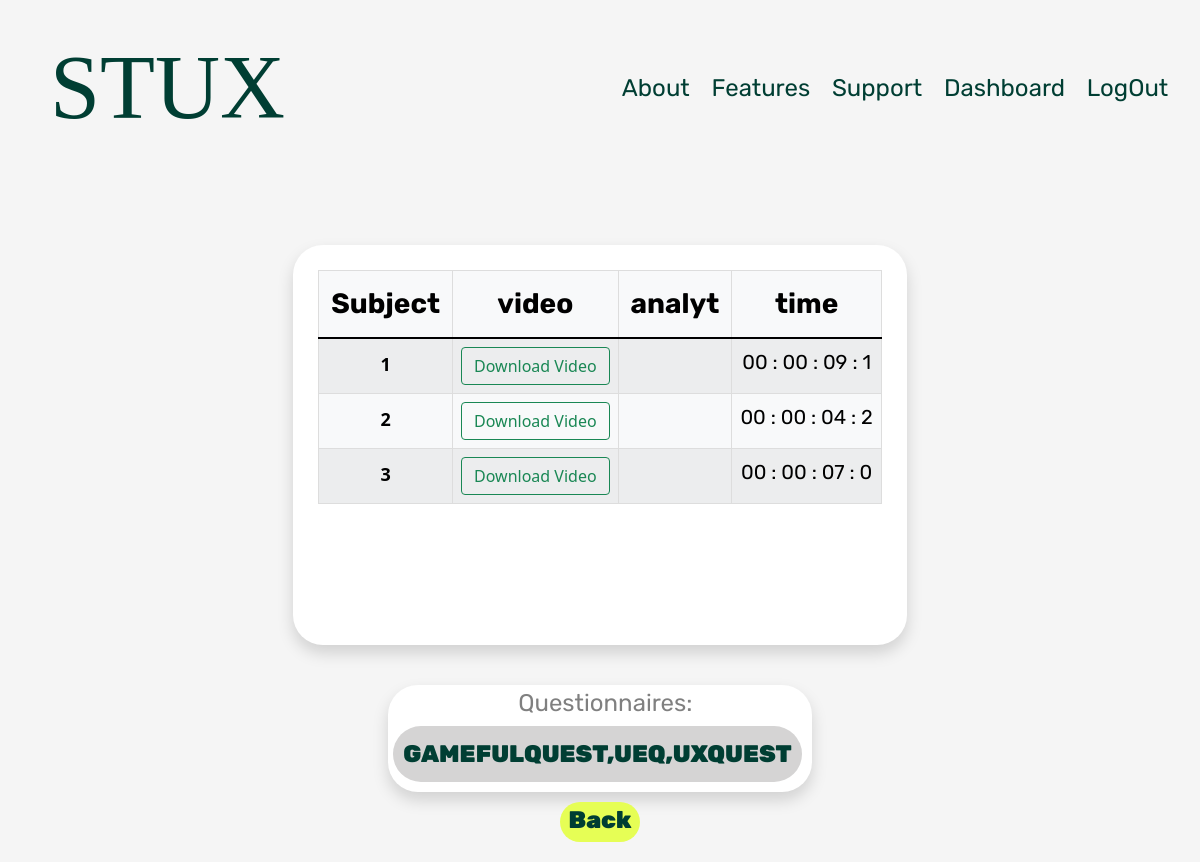
Screenshot of /dashboard/experiment/20 (signed in) with the database file from the repository.
### app/models.py (models this page shows, shortened)
class UserData(db.Model):
    __tablename__ = 'user_data'
    id = db.Column(db.Integer, primary_key=True)
    users_table_id = db.Column(db.Integer, db.ForeignKey('datatable.id_table'))
    video_file = db.Column(db.String(50))
    picture_file = db.Column(db.LargeBinary)
    analytics = db.relationship("Gamedata", backref="gameanalytics")
    analyt_file = db.Column(db.String(100))
    cardio_file = db.Column(db.Float(4))
    quest_file = db.Column(db.String(200))
    timer = db.Column(db.String(80))
    check = db.Column(db.Integer)

### app/main/view.py (the view)
@main.route('/dashboard/experiment/<int:row>', methods=['POST','GET'])
@login_required
def dashboard_experiment(row):
    current_u_id = current_user.id
    my_exp_table = UserTable.query.get_or_404(row)
    my_exp_game = Gamedata.query.order_by(Gamedata.id)
    howMany = []
    numb = my_exp_table.number
    tools = my_exp_table.tools.split(',')
    for i in range(numb):
        howMany.append(i+1)
    timer = []
    quest = []
    part_id = []
    analytics = []
    for elem in my_exp_table.data:
        if elem.timer:
            timer.append(elem.timer)
        if elem.quest_file:
            quest.append(elem.quest_file)
        if elem.check:
            part_id.append(elem.check)
    for game in my_exp_game:
        if game.game_data_id == row:
           analytics.append(game)
    return render_template('dashboardexp.html', my_exp_table=my_exp_table,
                                                howMany=howMany,
                                                tools=tools,
                                                current_u_id=current_u_id,
                                                row=row, timer = timer, quest = quest, part_id=part_id,
                                                analytics=analytics)

### app/models.py (called while the page is built)
@login_manager.user_loader
def load_user(user_id):
    return User.query.get(int(user_id))

### app/templates/dashboardexp.html (shortened to what this page needs)
<!doctype html>
<html lang="en">
    <head>
    <link href="/static/css/bootstrap.min.css" rel="stylesheet">
    <link rel="stylesheet" href="https://cdn.jsdelivr.net/npm/bootstrap-icons@1.3.0/font/bootstrap-icons.css">
    <link href="//db.onlinewebfonts.com/c/3e7890fe20c81906d11ea20e5a89e27f?family=Clean+Ape" rel="stylesheet" type="text/css"/>
    <link rel="stylesheet" href="{{url_for('static', filename='styles.css')}}">
    </head>
    <body class="d-flex flex-column text-center">
        <div class="d-flex justify-content-between align-items-center">
            <a href="{{ url_for('main.profile') }}" class="Style1">STUX</a>
            <div class="d-flex justify-content-evenly align-items-center" style="width: 50%;">
                <a href="{{ url_for('main.about') }}" class="pe-auto Style3">About</a>
                <a href="{{ url_for('main.features') }}" class="pe-auto Style3">Features</a>
                <a href="{{ url_for('main.support') }}" class="pe-auto Style3">Support</a>
                <a href="{{ url_for('main.dashboard') }}" class="pe-auto Style3">Dashboard</a>
                <a href="{{ url_for('main.logout') }}" class="pe-auto Style3">LogOut</a>
            </div>
        </div>
        <div class="container-fluid w-100 h-100 d-flex justify-content-evenly">
            <div class="d-flex flex-column justify-content-center align-items-center" style="width: auto; margin-top: 80px;">
                <div class="d-flex flex-column justify-content-start border3 shadow" style ="height: 400px; overflow-y: scroll;">
                    <table id="DataTabExp" class="table table-hover table-bordered table-striped table-light" style="width: fit-content; margin: 25px;">
                        <thead>
                                <tr class="Style4">
                                    <th id="subjectCol" scope="col">Subject</th>
                                    {% for tool in tools%}
                                        {% if tools != [''] %}
                                            <th style="text-align: center;" scope="col">{{tool}}</th>
                                        {% endif %}
                                    {% endfor %}
                                </tr>
                        </thead>
                        <tbody>
                            {% for number in howMany %}
                                {% if my_exp_table.users_id == current_u_id %}
                                    <tr>
                                        {% if part_id != [] %}
                                            <th scope="row"><span style="font-size: 24;">{{ part_id[number-1] }}</span></th>
                                        {% else %}
                                            <th scope="row">{{ number }}</th>
                                        {% endif %}
                                        {% for tool in tools%}
                                            {% if tool == "time" and timer != []%}
                                                <td> <span class="Style10">{{ timer[number-1] }}</span></td>
                                            {% endif %}
                                            {% if tool == "video" %}
                                                <td> <a id="download-vid{{part_id[number-1]}}" href="/static/videos/{{row}}video{{part_id[number-1]}}user{{current_u_id}}.mp4" type="button" class="btn btn-outline-success" download>Download Video</a></td>
                                            {% endif %}
                                            {% if tool == "analyt" %}
                                                <td> </td>
                                            {% endif %}
                                        {% endfor %}
                                    </tr>
                                {% endif %}
                            {% endfor %}
                        </tbody>
                    </table>
                </div>
                <div class="d-flex flex-column justify-content-center align-items-center">
                    {% if my_exp_table.data.quest_file != None %}
                        <div class="d-flex flex-column justify-content-center align-items-center border3 shadow" style ="width: 100%; height: fit-content; margin-top: 40px;">
                            <div class="d-flex align-items-center justify-content-center" style="width: 100%; padding-left: 8pt;">
                                <span class="Style11"> Questionnaires:</span>
                            </div>
                            <div class="d-flex justify-content-center align-items-center border3" style ="width: fit-content; height: fit-content; background-color: rgb(213, 212, 212); margin: 5px 10px 10px 5px;">
                                <span class="Style9" style="margin: 10px;">{{ quest[0] }}</span>
                            </div>
                        </div>
                    {% endif %}
                    <a class="dashbbtn rounded-pill" type="button" href="javascript:window.history.back();">Back</a>
                </div>
            </div>
        </div>
    </body>
</html>

### app/static/styles.css (style rules this page uses)
body { height: 100%; width: 100%; }
body { padding-top: 10px; padding-bottom: 10px; padding-right: 10px; padding-left: 10px; background-color: #f5f5f5; }
.dashbbtn { background-color: #E6FE55; font-weight: 900; padding: 0px; margin: 10px; font-size: 24px; font-family : Rubik; text-decoration: none; color: #003E33; vertical-align: middle; text-align: center; width: 80px; height: 40px; border: none; }
.Style1 { font-family : Clean Ape; font-size : 90px; color : #003E33; color : rgb(0, 62, 51); padding: 0; margin: 10px 40px; text-decoration: none!important; }
.Style3 { font-family : Rubik; font-size : 24px; color : #003E33; color : rgb(0, 62, 51); text-decoration: none!important; }
.Style4 { font-family : Rubik; font-size : 28px; font-weight: 900; color : #000000; text-decoration: none!important; }
.Style9 { font-family : Rubik; font-size : 24px; font-weight: 900; color : #003E33; color : rgb(0, 62, 51); }
.Style10 { font-family : Rubik; font-size : 20px; color : #000000; color : rgb(0, 0, 0); text-decoration: none!important; }
.Style11 { font-family : Rubik; font-size : 24px; color : #808080; color : rgb(128, 128, 128); }
.border3 { border-radius: 30px; width: fit-content; background-color: #FFF; overflow: hidden; }
#DataTabExp { border-collapse: collapse; border: 1px solid #ddd; font-size: 18px; }
#DataTabExp th, #DataTabexp td { text-align: center; padding: 12px; }

### rows the page displays
UserData: timer "00 : 00 : 09 : 1", quest_file "GAMEFULQUEST,UEQ,UXQUEST"
UserData: timer "00 : 00 : 04 : 2"
UserData: timer "00 : 00 : 07 : 0"

### other values shown
{{ tool }} "video" "analyt" "time"
{{ part_id[number-1] }} "1" "2" "3"
